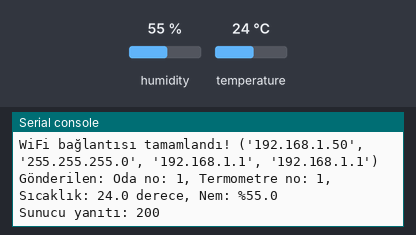
A program run on a simulated Raspberry Pi Pico running MicroPython. On the bench: the last lines printed to the serial console. The test bench sets the inputs (shaded band); at power-on: humidity 55 %, temperature 24 °C. WiFi joins after 1.5 s; web requests get an empty 200 reply after 0.4 s.

Above: at 3.2 s.
3.3 s: humidity set to 22 %
11.1 s: temperature set to 12 °C
At 12.7 s:
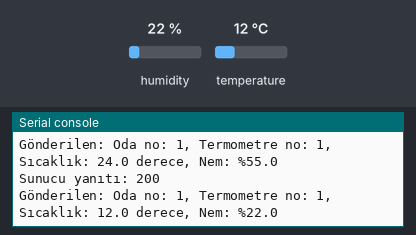
18.9 s: humidity set to 40 %
At 23.7 s:
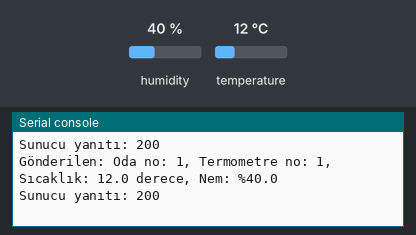

The program:

main.py
```python
#Bu kod pico w için

import network
import time
import urequests
from machine import Pin
import dht

# WiFi bilgileri, kendi WiFi adın ve şifresini giri
SSID = 'WiFi_ADIN'
PASSWORD = 'WiFi_SIFRE'

# DHT sensör (DHT22 veya DHT11)
sensor = dht.DHT11(Pin(1))  # DHT11 kullanıyorsan DHT11 olarak değiştir, 1. pine sensörü tak, eğer sensörün pini değişirse bunu da değiştir

# WiFi bağlantısı
def connect_wifi():
    wlan = network.WLAN(network.STA_IF)
    wlan.active(True)
    wlan.connect(SSID, PASSWORD)
    while not wlan.isconnected():
        print("WiFi'ye bağlanılıyor...")
        time.sleep(1)
    print("WiFi bağlantısı tamamlandı!", wlan.ifconfig())

connect_wifi()

while True:
    try:
        sensor.measure()
        temp = sensor.temperature()
        hum = sensor.humidity()

        mesaj = f"Oda no: 1, Termometre no: 1, Sıcaklık: {temp:.1f} derece, Nem: %{hum:.1f}"  # Gönderilen mesaj, duruma göre değiştirin
        print("Gönderilen:", mesaj)

        response = urequests.post("http://192.168.0.31:5000/log", data=mesaj) # Verinin gönderileceği bilgisayarın ip adresi ve portu burayı kendi cihazına göre değiş (port logger kodundaki port ile aynı olmalı)
        print("Sunucu yanıtı:", response.status_code)
        response.close()
    except Exception as e:
        print("Hata:", e)

    time.sleep(10) # 10 saniye bekler bu yüzden 10 saniyede 1 veriyi gönderir, eğer daha sık veya daha  seyrek isterseniz süreyi değiştirin
```

Measured:
- after the input at 11.1 s, the serial console: prints a new line after 1.3 s (image 1)
- after the input at 18.9 s, the serial console: prints a new line after 4.0 s (image 2)
